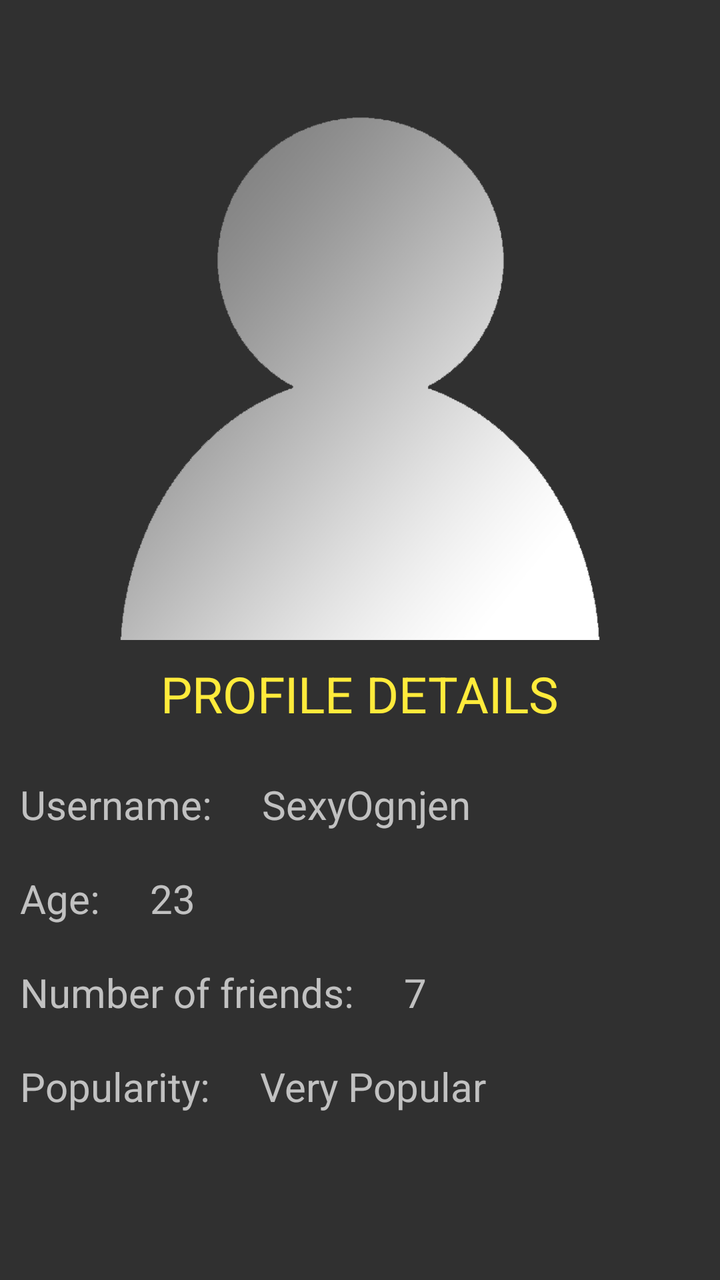
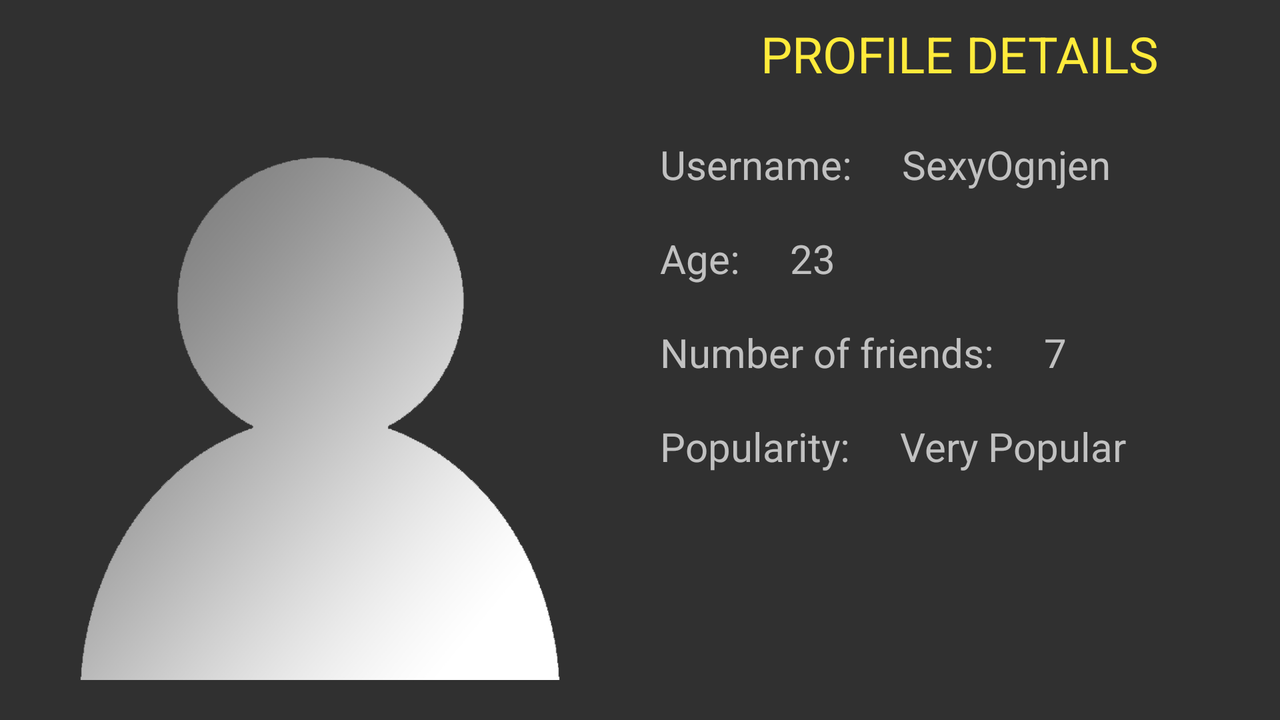

Two renders of one Android screen. The first uses the default layout on a phone; the second uses the alternative layout the repository ships for a different screen configuration, on a matching device. The two XML files are below.
<!-- AndroidManifest.xml: application theme AppTheme -->
<!-- res/layout/fragment_profile.xml -->
<LinearLayout xmlns:android="http://schemas.android.com/apk/res/android"
    xmlns:tools="http://schemas.android.com/tools"
    android:layout_width="match_parent"
    android:layout_height="match_parent"
    android:orientation="vertical"
    tools:context="rs.edu.ict.flirtapp.FragmentProfile">


    <LinearLayout
        android:layout_width="fill_parent"
        android:layout_height="fill_parent"
        android:layout_weight="2"
        android:orientation="horizontal">

        <ImageView
            android:id="@+id/profilePicture"
            android:layout_width="match_parent"
            android:layout_height="match_parent"
            android:src="@drawable/default_user" />


    </LinearLayout>

    <ScrollView
        android:layout_width="fill_parent"
        android:layout_height="fill_parent"
        android:id="@+id/scrollViewProfileDetails"
        android:layout_weight="2">

        <RelativeLayout
            android:layout_width="fill_parent"
            android:layout_height="fill_parent">

            <TextView
                android:layout_width="wrap_content"
                android:layout_height="wrap_content"
                android:text="@string/profileDetailsTitle"
                android:textSize="25sp"
                android:textColor="@color/primaryColor"
                android:id="@+id/profileDetailsTitle"
                android:layout_alignParentTop="true"
                android:layout_centerHorizontal="true"
                android:layout_marginTop="10dp" />

            <TextView
                android:layout_width="wrap_content"
                android:layout_height="wrap_content"
                android:text="@string/username"
                android:textSize="20sp"
                android:id="@+id/usernameLabel"
                android:layout_below="@+id/profileDetailsTitle"
                android:layout_alignParentStart="true"
                android:layout_alignParentLeft="true"
                android:layout_marginTop="25dp"
                android:layout_marginLeft="10dp"/>

            <TextView
                android:layout_width="wrap_content"
                android:layout_height="wrap_content"
                android:text="SexyOgnjen"
                android:textSize="20sp"
                android:id="@+id/username"
                android:layout_alignTop="@+id/usernameLabel"
                android:layout_toRightOf="@+id/usernameLabel"
                android:layout_toEndOf="@+id/usernameLabel"
                android:layout_marginLeft="25dp"
                android:layout_marginStart="25dp" />

            <TextView
                android:layout_width="wrap_content"
                android:layout_height="wrap_content"
                android:text="@string/age"
                android:textSize="20sp"
                android:id="@+id/ageLabel"
                android:layout_marginTop="20dp"
                android:layout_below="@+id/usernameLabel"
                android:layout_alignParentLeft="true"
                android:layout_alignParentStart="true"
                android:layout_marginLeft="10dp"/>

            <TextView
                android:layout_width="wrap_content"
                android:layout_height="wrap_content"
                android:text="23"
                android:textSize="20sp"
                android:id="@+id/age"
                android:layout_alignTop="@+id/ageLabel"
                android:layout_toRightOf="@+id/ageLabel"
                android:layout_toEndOf="@+id/ageLabel"
                android:layout_marginLeft="25dp"
                android:layout_marginStart="25dp" />

            <TextView
                android:layout_width="wrap_content"
                android:layout_height="wrap_content"
                android:text="@string/numberFriendsLabel"
                android:textSize="20sp"
                android:id="@+id/friendsLabel"
                android:layout_marginTop="20dp"
                android:layout_below="@+id/ageLabel"
                android:layout_alignParentLeft="true"
                android:layout_alignParentStart="true"
                android:layout_marginLeft="10dp"/>

            <TextView
                android:layout_width="wrap_content"
                android:layout_height="wrap_content"
                android:text="7"
                android:textSize="20sp"
                android:id="@+id/numberFriends"
                android:layout_alignTop="@+id/friendsLabel"
                android:layout_toRightOf="@+id/friendsLabel"
                android:layout_toEndOf="@+id/friendsLabel"
                android:layout_marginLeft="25dp"
                android:layout_marginStart="25dp"/>

            <TextView
                android:layout_width="wrap_content"
                android:layout_height="wrap_content"
                android:text="@string/popularityLabel"
                android:textSize="20sp"
                android:id="@+id/popularityLabel"
                android:layout_marginTop="20dp"
                android:layout_below="@+id/friendsLabel"
                android:layout_alignParentLeft="true"
                android:layout_alignParentStart="true"
                android:layout_marginLeft="10dp"/>

            <TextView
                android:layout_width="wrap_content"
                android:layout_height="wrap_content"
                android:text="Very Popular"
                android:textSize="20sp"
                android:id="@+id/popularity"
                android:layout_alignTop="@+id/popularityLabel"
                android:layout_toRightOf="@+id/popularityLabel"
                android:layout_toEndOf="@+id/popularityLabel"
                android:layout_marginLeft="25dp"
                android:layout_marginStart="25dp"/>

        </RelativeLayout>
    </ScrollView>


</LinearLayout>
<!-- resources referenced by this layout -->
<resources>
  <color name="primaryColor">#FFEB3B</color>
  <!-- drawable default_user: png bitmap (drawable, 48909 bytes) -->
  <string name="age">Age:</string>
  <string name="numberFriendsLabel">Number of friends:</string>
  <string name="popularityLabel">Popularity:</string>
  <string name="profileDetailsTitle">PROFILE DETAILS</string>
  <string name="username">Username:</string>
  <!-- from res/values-v22/ -->
  <style name="AppTheme" parent="AppTheme.Base">
          <item name="android:colorPrimary">@color/primaryColor</item>
          <item name="android:colorPrimaryDark">@color/primaryColorDark</item>
          <item name="android:colorAccent">@color/accentColor</item>
      </style>
  <style name="AppTheme.Base" parent="Theme.AppCompat.NoActionBar">
          <item name="colorPrimary">@color/primaryColor</item>
          <item name="colorPrimaryDark">@color/primaryColorDark</item>
          <item name="colorAccent">@color/accentColor</item>
      </style>
  <color name="primaryColorDark">#FBC02D</color>
  <color name="accentColor">#757575</color>
</resources>
<!-- res/layout-land/fragment_profile.xml (the author's variant of the layout above) -->
<!-- drawn on the phone turned sideways -->
<LinearLayout xmlns:android="http://schemas.android.com/apk/res/android"
    xmlns:tools="http://schemas.android.com/tools"
    android:layout_width="match_parent"
    android:layout_height="match_parent"
    android:orientation="horizontal"
    tools:context="rs.edu.ict.flirtapp.FragmentProfile">


    <LinearLayout
        android:layout_width="fill_parent"
        android:layout_height="fill_parent"
        android:layout_weight="2"
        android:orientation="horizontal">

        <ImageView
            android:id="@+id/profilePicture"
            android:layout_width="match_parent"
            android:layout_height="match_parent"
            android:src="@drawable/default_user" />


    </LinearLayout>

    <ScrollView
        android:layout_width="fill_parent"
        android:layout_height="fill_parent"
        android:id="@+id/scrollViewProfileDetails"
        android:layout_weight="2">

        <RelativeLayout
            android:layout_width="fill_parent"
            android:layout_height="fill_parent">

            <TextView
                android:layout_width="wrap_content"
                android:layout_height="wrap_content"
                android:text="@string/profileDetailsTitle"
                android:textSize="25sp"
                android:textColor="@color/primaryColor"
                android:id="@+id/profileDetailsTitle"
                android:layout_alignParentTop="true"
                android:layout_centerHorizontal="true"
                android:layout_marginTop="10dp" />

            <TextView
                android:layout_width="wrap_content"
                android:layout_height="wrap_content"
                android:text="@string/username"
                android:textSize="20sp"
                android:id="@+id/usernameLabel"
                android:layout_below="@+id/profileDetailsTitle"
                android:layout_alignParentStart="true"
                android:layout_alignParentLeft="true"
                android:layout_marginTop="25dp"
                android:layout_marginLeft="10dp"/>

            <TextView
                android:layout_width="wrap_content"
                android:layout_height="wrap_content"
                android:text="SexyOgnjen"
                android:textSize="20sp"
                android:id="@+id/username"
                android:layout_alignTop="@+id/usernameLabel"
                android:layout_toRightOf="@+id/usernameLabel"
                android:layout_toEndOf="@+id/usernameLabel"
                android:layout_marginLeft="25dp"
                android:layout_marginStart="25dp" />

            <TextView
                android:layout_width="wrap_content"
                android:layout_height="wrap_content"
                android:text="@string/age"
                android:textSize="20sp"
                android:id="@+id/ageLabel"
                android:layout_marginTop="20dp"
                android:layout_below="@+id/usernameLabel"
                android:layout_alignParentLeft="true"
                android:layout_alignParentStart="true"
                android:layout_marginLeft="10dp"/>

            <TextView
                android:layout_width="wrap_content"
                android:layout_height="wrap_content"
                android:text="23"
                android:textSize="20sp"
                android:id="@+id/age"
                android:layout_alignTop="@+id/ageLabel"
                android:layout_toRightOf="@+id/ageLabel"
                android:layout_toEndOf="@+id/ageLabel"
                android:layout_marginLeft="25dp"
                android:layout_marginStart="25dp" />

            <TextView
                android:layout_width="wrap_content"
                android:layout_height="wrap_content"
                android:text="@string/numberFriendsLabel"
                android:textSize="20sp"
                android:id="@+id/friendsLabel"
                android:layout_marginTop="20dp"
                android:layout_below="@+id/ageLabel"
                android:layout_alignParentLeft="true"
                android:layout_alignParentStart="true"
                android:layout_marginLeft="10dp"/>

            <TextView
                android:layout_width="wrap_content"
                android:layout_height="wrap_content"
                android:text="7"
                android:textSize="20sp"
                android:id="@+id/numberFriends"
                android:layout_alignTop="@+id/friendsLabel"
                android:layout_toRightOf="@+id/friendsLabel"
                android:layout_toEndOf="@+id/friendsLabel"
                android:layout_marginLeft="25dp"
                android:layout_marginStart="25dp"/>

            <TextView
                android:layout_width="wrap_content"
                android:layout_height="wrap_content"
                android:text="@string/popularityLabel"
                android:textSize="20sp"
                android:id="@+id/popularityLabel"
                android:layout_marginTop="20dp"
                android:layout_below="@+id/friendsLabel"
                android:layout_alignParentLeft="true"
                android:layout_alignParentStart="true"
                android:layout_marginLeft="10dp"/>

            <TextView
                android:layout_width="wrap_content"
                android:layout_height="wrap_content"
                android:text="Very Popular"
                android:textSize="20sp"
                android:id="@+id/popularity"
                android:layout_alignTop="@+id/popularityLabel"
                android:layout_toRightOf="@+id/popularityLabel"
                android:layout_toEndOf="@+id/popularityLabel"
                android:layout_marginLeft="25dp"
                android:layout_marginStart="25dp"/>

        </RelativeLayout>
    </ScrollView>


</LinearLayout>
